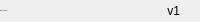
              <widget class="QFrame" name="bottomBar">
               <property name="minimumSize">
                <size>
                 <width>0</width>
                 <height>22</height>
                </size>
               </property>
               <property name="maximumSize">
                <size>
                 <width>16777215</width>
                 <height>22</height>
                </size>
               </property>
               <property name="frameShape">
                <enum>QFrame::Shape::NoFrame</enum>
               </property>
               <property name="frameShadow">
                <enum>QFrame::Shadow::Raised</enum>
               </property>
               <layout class="QHBoxLayout" name="horizontalLayout_5">
                <property name="spacing">
                 <number>0</number>
                </property>
                <property name="leftMargin">
                 <number>0</number>
                </property>
                <property name="topMargin">
                 <number>0</number>
                </property>
                <property name="rightMargin">
                 <number>0</number>
                </property>
                <property name="bottomMargin">
                 <number>0</number>
                </property>
                <item>
                 <widget class="QLabel" name="creditsLabel">
                  <property name="maximumSize">
                   <size>
                    <width>16777215</width>
                    <height>16</height>
                   </size>
                  </property>
                  <property name="font">
                   <font>
                    <family>Segoe UI</family>
                    <pointsize>-1</pointsize>
                    <italic>false</italic>
                    <bold>false</bold>
                   </font>
                  </property>
                  <property name="text">
                   <string>prod. by: ar3love</string>
                  </property>
                  <property name="alignment">
                   <set>Qt::AlignmentFlag::AlignLeading|Qt::AlignmentFlag::AlignLeft|Qt::AlignmentFlag::AlignVCenter</set>
                  </property>
                 </widget>
                </item>
                <item>
                 <widget class="QLabel" name="version">
                  <property name="text">
                   <string>v1</string>
                  </property>
                  <property name="alignment">
                   <set>Qt::AlignmentFlag::AlignRight|Qt::AlignmentFlag::AlignTrailing|Qt::AlignmentFlag::AlignVCenter</set>
                  </property>
                 </widget>
                </item>
                <item>
                 <widget class="QFrame" name="frame_size_grip">
                  <property name="minimumSize">
                   <size>
                    <width>20</width>
                    <height>0</height>
                   </size>
                  </property>
                  <property name="maximumSize">
                   <size>
                    <width>20</width>
                    <height>16777215</height>
                   </size>
                  </property>
                  <property name="frameShape">
                   <enum>QFrame::Shape::NoFrame</enum>
                  </property>
                  <property name="frameShadow">
                   <enum>QFrame::Shadow::Raised</enum>
                  </property>
                 </widget>
                </item>
               </layout>
              </widget>
